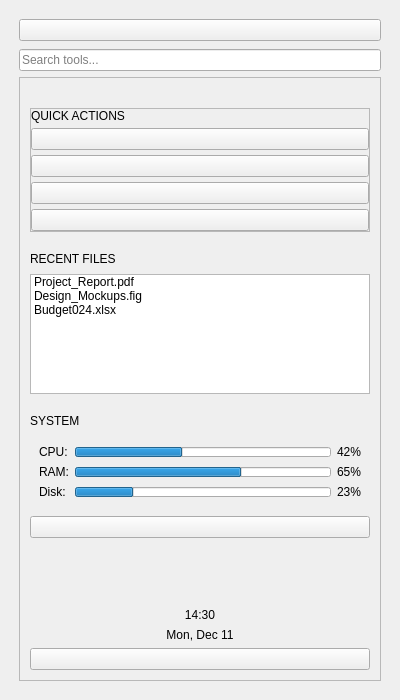
<?xml version="1.0" encoding="UTF-8"?>
<ui version="4.0">
 <class>CustomComponent</class>
 <widget class="QCustomComponent" name="CustomComponent">
  <property name="geometry">
   <rect>
    <x>0</x>
    <y>0</y>
    <width>400</width>
    <height>700</height>
   </rect>
  </property>
  <property name="windowTitle">
   <string>CustomComponent</string>
  </property>
  <layout class="QVBoxLayout" name="verticalLayout">
   <property name="spacing">
    <number>10</number>
   </property>
   <property name="leftMargin">
    <number>10</number>
   </property>
   <property name="topMargin">
    <number>10</number>
   </property>
   <property name="rightMargin">
    <number>10</number>
   </property>
   <property name="bottomMargin">
    <number>10</number>
   </property>
   <item>
    <widget class="QCustomSidebar" name="rightSidebar">
     <layout class="QVBoxLayout" name="verticalLayout_2">
      <item>
       <widget class="QWidget" name="rightHeaderWidget" native="true">
        <layout class="QVBoxLayout" name="verticalLayout_3">
         <property name="spacing">
          <number>8</number>
         </property>
         <property name="leftMargin">
          <number>0</number>
         </property>
         <property name="topMargin">
          <number>0</number>
         </property>
         <property name="rightMargin">
          <number>0</number>
         </property>
         <property name="bottomMargin">
          <number>0</number>
         </property>
         <item>
          <widget class="QCustomSidebarButton" name="btnRightMenu">
           <property name="icon">
            <iconset resource="../Qss/icons/_icons.qrc">
             <normaloff>:/material_design/icons/material_design/apps.png</normaloff>:/material_design/icons/material_design/apps.png</iconset>
           </property>
           <property name="labelText" stdset="0">
            <string>Tools &amp; Widgets</string>
           </property>
          </widget>
         </item>
         <item>
          <widget class="QLineEdit" name="searchBox">
           <property name="placeholderText">
            <string>Search tools...</string>
           </property>
          </widget>
         </item>
        </layout>
       </widget>
      </item>
      <item>
       <widget class="QScrollArea" name="scrollArea">
        <property name="widgetResizable">
         <bool>true</bool>
        </property>
        <widget class="QWidget" name="scrollAreaWidgetContents_3">
         <property name="geometry">
          <rect>
           <x>0</x>
           <y>0</y>
           <width>276</width>
           <height>598</height>
          </rect>
         </property>
         <layout class="QVBoxLayout" name="verticalLayout_10">
          <property name="spacing">
           <number>10</number>
          </property>
          <property name="leftMargin">
           <number>10</number>
          </property>
          <property name="topMargin">
           <number>10</number>
          </property>
          <property name="rightMargin">
           <number>10</number>
          </property>
          <property name="bottomMargin">
           <number>10</number>
          </property>
          <item>
           <widget class="QCustomHorizontalSeparator" name="rightHeaderSeparator"/>
          </item>
          <item>
           <widget class="QWidget" name="quickActionsWidget" native="true">
            <layout class="QVBoxLayout" name="verticalLayout_11">
             <property name="spacing">
              <number>8</number>
             </property>
             <property name="leftMargin">
              <number>0</number>
             </property>
             <property name="topMargin">
              <number>0</number>
             </property>
             <property name="rightMargin">
              <number>0</number>
             </property>
             <property name="bottomMargin">
              <number>0</number>
             </property>
            </layout>
           </widget>
          </item>
          <item>
           <widget class="QScrollArea" name="scrollArea_3">
            <property name="widgetResizable">
             <bool>true</bool>
            </property>
            <widget class="QWidget" name="scrollAreaWidgetContents_4">
             <property name="geometry">
              <rect>
               <x>0</x>
               <y>0</y>
               <width>234</width>
               <height>120</height>
              </rect>
             </property>
             <layout class="QVBoxLayout" name="verticalLayout_12">
              <property name="spacing">
               <number>5</number>
              </property>
              <property name="leftMargin">
               <number>0</number>
              </property>
              <property name="topMargin">
               <number>0</number>
              </property>
              <property name="rightMargin">
               <number>0</number>
              </property>
              <property name="bottomMargin">
               <number>0</number>
              </property>
              <item>
               <widget class="QLabel" name="quickActionsLabel">
                <property name="text">
                 <string>QUICK ACTIONS</string>
                </property>
               </widget>
              </item>
              <item>
               <widget class="QCustomSidebarButton" name="btnQuickNote">
                <property name="icon">
                 <iconset resource="../Qss/icons/_icons.qrc">
                  <normaloff>:/material_design/icons/material_design/note_add.png</normaloff>:/material_design/icons/material_design/note_add.png</iconset>
                </property>
                <property name="labelText" stdset="0">
                 <string>Quick Note</string>
                </property>
               </widget>
              </item>
              <item>
               <widget class="QCustomSidebarButton" name="btnScreenshot">
                <property name="icon">
                 <iconset resource="../Qss/icons/_icons.qrc">
                  <normaloff>:/material_design/icons/material_design/screenshot.png</normaloff>:/material_design/icons/material_design/screenshot.png</iconset>
                </property>
                <property name="labelText" stdset="0">
                 <string>Screenshot</string>
                </property>
               </widget>
              </item>
              <item>
               <widget class="QCustomSidebarButton" name="btnCalculator">
                <property name="icon">
                 <iconset resource="../Qss/icons/_icons.qrc">
                  <normaloff>:/material_design/icons/material_design/calculate.png</normaloff>:/material_design/icons/material_design/calculate.png</iconset>
                </property>
                <property name="labelText" stdset="0">
                 <string>Calculator</string>
                </property>
               </widget>
              </item>
              <item>
               <widget class="QCustomSidebarButton" name="btnTimer">
                <property name="icon">
                 <iconset resource="../Qss/icons/_icons.qrc">
                  <normaloff>:/material_design/icons/material_design/timer.png</normaloff>:/material_design/icons/material_design/timer.png</iconset>
                </property>
                <property name="labelText" stdset="0">
                 <string>Timer</string>
                </property>
               </widget>
              </item>
             </layout>
            </widget>
           </widget>
          </item>
          <item>
           <widget class="QCustomHorizontalSeparator" name="quickActionsSeparator"/>
          </item>
          <item>
           <widget class="QWidget" name="recentFilesWidget" native="true">
            <layout class="QVBoxLayout" name="verticalLayout_13">
             <property name="spacing">
              <number>8</number>
             </property>
             <property name="leftMargin">
              <number>0</number>
             </property>
             <property name="topMargin">
              <number>0</number>
             </property>
             <property name="rightMargin">
              <number>0</number>
             </property>
             <property name="bottomMargin">
              <number>0</number>
             </property>
             <item>
              <widget class="QLabel" name="recentFilesLabel">
               <property name="text">
                <string>RECENT FILES</string>
               </property>
              </widget>
             </item>
             <item>
              <widget class="QListWidget" name="recentFilesList">
               <property name="maximumSize">
                <size>
                 <width>16777215</width>
                 <height>120</height>
                </size>
               </property>
               <item>
                <property name="text">
                 <string>Project_Report.pdf</string>
                </property>
                <property name="icon">
                 <iconset resource="../Qss/icons/_icons.qrc">
                  <normaloff>:/material_design/icons/material_design/description.png</normaloff>:/material_design/icons/material_design/description.png</iconset>
                </property>
               </item>
               <item>
                <property name="text">
                 <string>Design_Mockups.fig</string>
                </property>
                <property name="icon">
                 <iconset resource="../Qss/icons/_icons.qrc">
                  <normaloff>:/material_design/icons/material_design/design_services.png</normaloff>:/material_design/icons/material_design/design_services.png</iconset>
                </property>
               </item>
               <item>
                <property name="text">
                 <string>Budget024.xlsx</string>
                </property>
                <property name="icon">
                 <iconset resource="../Qss/icons/_icons.qrc">
                  <normaloff>:/material_design/icons/material_design/table_chart.png</normaloff>:/material_design/icons/material_design/table_chart.png</iconset>
                </property>
               </item>
              </widget>
             </item>
            </layout>
           </widget>
          </item>
          <item>
           <widget class="QCustomHorizontalSeparator" name="recentFilesSeparator"/>
          </item>
          <item>
           <widget class="QWidget" name="systemWidget" native="true">
            <layout class="QVBoxLayout" name="verticalLayout_14">
             <property name="spacing">
              <number>8</number>
             </property>
             <property name="leftMargin">
              <number>0</number>
             </property>
             <property name="topMargin">
              <number>0</number>
             </property>
             <property name="rightMargin">
              <number>0</number>
             </property>
             <property name="bottomMargin">
              <number>0</number>
             </property>
             <item>
              <widget class="QLabel" name="systemLabel">
               <property name="text">
                <string>SYSTEM</string>
               </property>
              </widget>
             </item>
             <item>
              <widget class="QWidget" name="systemStatsWidget" native="true">
               <layout class="QGridLayout" name="gridLayout">
                <property name="spacing">
                 <number>6</number>
                </property>
                <item row="0" column="0">
                 <widget class="QLabel" name="cpuLabel">
                  <property name="text">
                   <string>CPU:</string>
                  </property>
                 </widget>
                </item>
                <item row="0" column="1">
                 <widget class="QProgressBar" name="cpuProgress">
                  <property name="maximumSize">
                   <size>
                    <width>16777215</width>
                    <height>10</height>
                   </size>
                  </property>
                  <property name="value">
                   <number>42</number>
                  </property>
                  <property name="textVisible">
                   <bool>false</bool>
                  </property>
                 </widget>
                </item>
                <item row="0" column="2">
                 <widget class="QLabel" name="cpuValue">
                  <property name="text">
                   <string>42%</string>
                  </property>
                 </widget>
                </item>
                <item row="1" column="0">
                 <widget class="QLabel" name="memoryLabel">
                  <property name="text">
                   <string>RAM:</string>
                  </property>
                 </widget>
                </item>
                <item row="1" column="1">
                 <widget class="QProgressBar" name="memoryProgress">
                  <property name="maximumSize">
                   <size>
                    <width>16777215</width>
                    <height>10</height>
                   </size>
                  </property>
                  <property name="value">
                   <number>65</number>
                  </property>
                  <property name="textVisible">
                   <bool>false</bool>
                  </property>
                 </widget>
                </item>
                <item row="1" column="2">
                 <widget class="QLabel" name="memoryValue">
                  <property name="text">
                   <string>65%</string>
                  </property>
                 </widget>
                </item>
                <item row="2" column="0">
                 <widget class="QLabel" name="diskLabel">
                  <property name="text">
                   <string>Disk:</string>
                  </property>
                 </widget>
                </item>
                <item row="2" column="1">
                 <widget class="QProgressBar" name="diskProgress">
                  <property name="maximumSize">
                   <size>
                    <width>16777215</width>
                    <height>10</height>
                   </size>
                  </property>
                  <property name="value">
                   <number>23</number>
                  </property>
                  <property name="textVisible">
                   <bool>false</bool>
                  </property>
                 </widget>
                </item>
                <item row="2" column="2">
                 <widget class="QLabel" name="diskValue">
                  <property name="text">
                   <string>23%</string>
                  </property>
                 </widget>
                </item>
               </layout>
              </widget>
             </item>
             <item>
              <widget class="QCustomSidebarButton" name="btnSystemMonitor">
               <property name="icon">
                <iconset resource="../Qss/icons/_icons.qrc">
                 <normaloff>:/material_design/icons/material_design/monitor_heart.png</normaloff>:/material_design/icons/material_design/monitor_heart.png</iconset>
               </property>
               <property name="labelText" stdset="0">
                <string>System Monitor</string>
               </property>
              </widget>
             </item>
            </layout>
           </widget>
          </item>
          <item>
           <spacer name="verticalSpacer">
            <property name="orientation">
             <enum>Qt::Orientation::Vertical</enum>
            </property>
            <property name="sizeHint" stdset="0">
             <size>
              <width>20</width>
              <height>40</height>
             </size>
            </property>
           </spacer>
          </item>
          <item>
           <widget class="QCustomHorizontalSeparator" name="systemSeparator"/>
          </item>
          <item>
           <widget class="QWidget" name="rightFooterWidget" native="true">
            <layout class="QVBoxLayout" name="verticalLayout_15">
             <property name="spacing">
              <number>6</number>
             </property>
             <property name="leftMargin">
              <number>0</number>
             </property>
             <property name="topMargin">
              <number>0</number>
             </property>
             <property name="rightMargin">
              <number>0</number>
             </property>
             <property name="bottomMargin">
              <number>0</number>
             </property>
             <item>
              <widget class="QLabel" name="currentTimeLabel">
               <property name="text">
                <string>14:30</string>
               </property>
               <property name="alignment">
                <set>Qt::AlignmentFlag::AlignCenter</set>
               </property>
              </widget>
             </item>
             <item>
              <widget class="QLabel" name="currentDateLabel">
               <property name="text">
                <string>Mon, Dec 11</string>
               </property>
               <property name="alignment">
                <set>Qt::AlignmentFlag::AlignCenter</set>
               </property>
              </widget>
             </item>
             <item>
              <widget class="QCustomSidebarButton" name="btnCalendar">
               <property name="icon">
                <iconset resource="../Qss/icons/_icons.qrc">
                 <normaloff>:/material_design/icons/material_design/calendar_month.png</normaloff>:/material_design/icons/material_design/calendar_month.png</iconset>
               </property>
               <property name="labelText" stdset="0">
                <string>Open Calendar</string>
               </property>
              </widget>
             </item>
            </layout>
           </widget>
          </item>
         </layout>
        </widget>
       </widget>
      </item>
     </layout>
    </widget>
   </item>
  </layout>
 </widget>
 <customwidgets>
  <customwidget>
   <class>QCustomSidebar</class>
   <extends>QWidget</extends>
   <header>Custom_Widgets.QCustomSidebar</header>
   <container>1</container>
  </customwidget>
  <customwidget>
   <class>QCustomHorizontalSeparator</class>
   <extends>QWidget</extends>
   <header>Custom_Widgets.QCustomHorizontalSeparator</header>
  </customwidget>
  <customwidget>
   <class>QCustomSidebarButton</class>
   <extends>QPushButton</extends>
   <header>Custom_Widgets.QCustomSidebarButton</header>
  </customwidget>
  <customwidget>
   <class>QCustomComponent</class>
   <extends>QWidget</extends>
   <header>Custom_Widgets.QCustomComponent</header>
   <container>1</container>
  </customwidget>
 </customwidgets>
 <resources>
  <include location="../Qss/icons/_icons.qrc"/>
 </resources>
 <connections/>
</ui>
